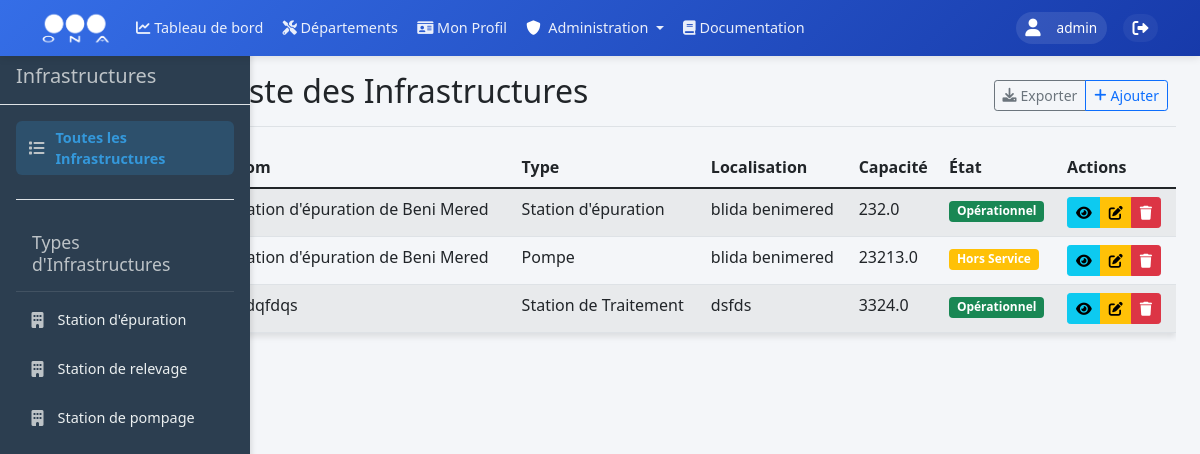
The page /departement/exploitation/infrastructures/infrastructures (signed in) on the database as committed earlier.
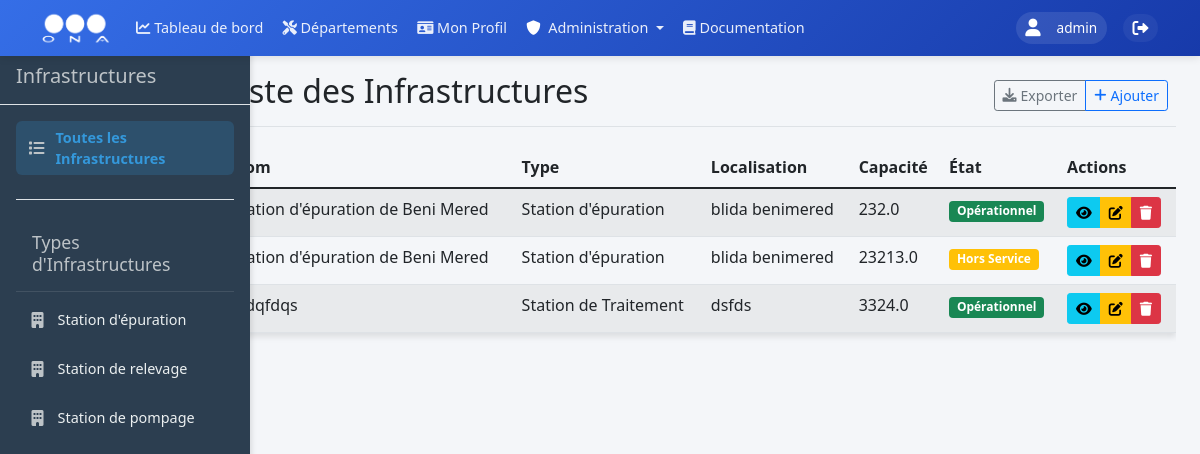
The same page on the database as committed later.
### models.py (models this page shows, shortened)
class User(UserMixin, db.Model):
    __tablename__ = 'users'
    id = db.Column(db.Integer, primary_key=True)
    username = db.Column(db.String(80), unique=True, nullable=False, index=True)
    nickname = db.Column(db.String(80), index=True)
    email = db.Column(db.String(120), unique=True, nullable=True, index=True)
    password_hash = db.Column(db.String(128))
    role = db.Column(db.String(20), nullable=False, default=UserRole.UTILISATEUR, index=True)
    is_active = db.Column(db.Boolean, default=True, index=True)
    last_login = db.Column(db.DateTime, index=True)
    unit_id = db.Column(db.Integer, db.ForeignKey('units.id', ondelete='SET NULL'), nullable=True, index=True)
    zone_id = db.Column(db.Integer, db.ForeignKey('zones.id', ondelete='SET NULL'), nullable=True, index=True)
    created_at = db.Column(db.DateTime, default=datetime.utcnow, index=True)
    updated_at = db.Column(db.DateTime, default=datetime.utcnow, onupdate=datetime.utcnow, index=True)
    profile = db.relationship('UserProfile', backref='user', uselist=False, lazy=True, cascade='all, delete-orphan')
    incidents = db.relationship('Incident', backref='author', lazy=True)

class Infrastructure(db.Model):
    __tablename__ = 'infrastructures'
    id = db.Column(db.Integer, primary_key=True)
    nom = db.Column(db.String(200), nullable=False, index=True)
    type = db.Column(db.String(100), nullable=False, index=True)
    localisation = db.Column(db.String(200), nullable=False)
    capacite = db.Column(db.Float, nullable=False)
    etat = db.Column(db.String(50), nullable=False, default='Opérationnel', index=True)
    epuration_type = db.Column(db.String(100), nullable=True, index=True)
    infrastructure_files = db.relationship('InfrastructureFile', back_populates='infrastructure', lazy='dynamic', cascade='all, delete-orphan')
    created_at = db.Column(db.DateTime, default=datetime.utcnow, index=True)
    updated_at = db.Column(db.DateTime, default=datetime.utcnow, onupdate=datetime.utcnow, index=True)

### routes/infrastructures.py (the view)
@infrastructures_bp.route('/infrastructures')
@login_required
@permission_required(Permission.VIEW_INFRASTRUCTURES)
def liste_infrastructures():
    infrastructures = Infrastructure.query.all()
    infrastructure_types = [
        "Station d'épuration",
        "Station de relevage",
        "Station de pompage"
    ]
    return render_template(
        'departement/exploitation/infrastructures/liste_infrastructures.html',
        infrastructures=infrastructures,
        infrastructure_types=infrastructure_types
    )

### app.py (called while the page is built)
@login_manager.user_loader
def load_user(user_id):
    return db.session.get(User, int(user_id))

### utils/permissions.py (called while the page is built)
def permission_required(permission):
    def decorator(f):
        @wraps(f)
        @login_required
        def decorated_function(*args, **kwargs):
            if not PermissionManager.has_permission(current_user.role, permission):
                flash('Vous n\'avez pas la permission d\'effectuer cette action.', 'danger')
                return redirect('main_dashboard.dashboard')  # Redirect to dashboard
            return f(*args, **kwargs)
        return decorated_function
    return decorator

    @classmethod
    def get_role_permissions(cls, role: str) -> Set[str]:
        return cls._ROLE_PERMISSIONS.get(role, set())

    @classmethod
    def has_permission(cls, role: str, permission: str) -> bool:
        return permission in cls.get_role_permissions(role)

### templates/departement/exploitation/infrastructures/liste_infrastructures.html (shortened to what this page needs)
{% extends "base/base.html" %}
{% block content %}
<div class="container-fluid">
    <div class="row">
        <nav id="sidebar" class="col-md-3 col-lg-2 d-md-block bg-light sidebar">
            <div class="position-sticky">
                <div class="sidebar-heading p-3 border-bottom">
                    <h5 class="mb-0">Infrastructures</h5>
                </div>
                <ul class="nav flex-column">
                    <li class="nav-item">
                        <a class="nav-link active" href="#" data-filter="all">
                            <i class="fas fa-list me-2"></i>Toutes les Infrastructures
                        </a>
                    </li>
                    <li class="nav-item border-top mt-2 pt-2">
                        <h6 class="sidebar-heading px-3 mt-2 mb-1 text-muted">
                            <span>Types d'Infrastructures</span>
                        </h6>
                    </li>
                    {% for type in infrastructure_types %}
                    <li class="nav-item">
                        <a class="nav-link" href="#" data-filter="{{ type }}">
                            <i class="fas fa-building me-2"></i>{{ type }}
                        </a>
                    </li>
                    {% endfor %}
                </ul>
            </div>
        </nav>
        <main class="col-md-9 ms-sm-auto col-lg-10 px-md-4">
            <div class="d-flex justify-content-between flex-wrap flex-md-nowrap align-items-center pt-3 pb-2 mb-3 border-bottom">
                <h1 class="h2">Liste des Infrastructures</h1>
                <div class="btn-toolbar mb-2 mb-md-0">
                    <div class="btn-group me-2">
                        <button type="button" class="btn btn-sm btn-outline-secondary">
                            <i class="fas fa-download me-1"></i>Exporter
                        </button>
                        <button type="button" class="btn btn-sm btn-outline-primary" data-bs-toggle="modal" data-bs-target="#addInfrastructureModal">
                            <i class="fas fa-plus me-1"></i>Ajouter
                        </button>
                    </div>
                </div>
            </div>
            <div class="table-responsive">
                {% if infrastructures %}
                <table class="table table-striped table-hover" id="infrastructuresTable">
                    <thead>
                        <tr>
                            <th>Nom</th>
                            <th>Type</th>
                            <th>Localisation</th>
                            <th>Capacité</th>
                            <th>État</th>
                            <th>Actions</th>
                        </tr>
                    </thead>
                    <tbody>
                        {% for infrastructure in infrastructures %}
                        <tr data-type="{{ infrastructure.type }}">
                            <td>{{ infrastructure.nom }}</td>
                            <td>{{ infrastructure.type }}</td>
                            <td>{{ infrastructure.localisation }}</td>
                            <td>{{ infrastructure.capacite }}</td>
                            <td>
                                <span class="badge {% if infrastructure.etat == 'Opérationnel' %}bg-success{% else %}bg-warning{% endif %}">
                                    {{ infrastructure.etat }}
                                </span>
                            </td>
                            <td>
                                <div class="btn-group btn-group-sm" role="group">
                                    <button type="button" class="btn btn-info view-infrastructure" title="Détails" data-infrastructure-id="{{ infrastructure.id }}">
                                        <i class="fas fa-eye"></i>
                                    </button>
                                    <button type="button" class="btn btn-warning edit-infrastructure" title="Modifier" data-infrastructure-id="{{ infrastructure.id }}">
                                        <i class="fas fa-edit"></i>
                                    </button>
                                    <button type="button" class="btn btn-danger" title="Supprimer">
                                        <i class="fas fa-trash"></i>
                                    </button>
                                </div>
                            </td>
                        </tr>
                        {% endfor %}
                    </tbody>
                </table>
                {% endif %}
            </div>
        </main>
    </div>
</div>
{% endblock %}

### templates/base/base.html (shortened to what this page needs)
<!DOCTYPE html>
<html lang="fr" dir="ltr">
<head>
    <link href="https://cdn.jsdelivr.net/npm/bootstrap@5.1.3/dist/css/bootstrap.min.css" rel="stylesheet">
    <link href="https://cdnjs.cloudflare.com/ajax/libs/font-awesome/6.0.0/css/all.min.css" rel="stylesheet">
    <link rel="stylesheet" href="https://unpkg.com/leaflet@1.9.4/dist/leaflet.css" />
    <link rel="stylesheet" href="https://cdn.datatables.net/1.11.5/css/dataTables.bootstrap5.min.css">
</head>
<body>
    <nav class="navbar navbar-expand-lg sticky-top">
        <div class="container">
            <a class="navbar-brand" href="{{ url_for('main_dashboard.dashboard') }}">
                <img src="{{ url_for('static', filename='images/ona_logo.png') }}" alt="ONA">
            </a>
            <div class="collapse navbar-collapse" id="navbarNav">
                <ul class="navbar-nav me-auto mb-2 mb-lg-0">
                    <li class="nav-item">
                        <a class="nav-link" href="{{ url_for('main_dashboard.dashboard') }}">
                            <i class="fas fa-chart-line"></i>
                            <span>Tableau de bord</span>
                        </a>
                    </li>
                    <li class="nav-item">
                        <a class="nav-link" href="{{ url_for('departements') }}">
                            <i class="fas fa-tools"></i>
                            <span>Départements</span>
                        </a>
                    </li>
                    {% if current_user.is_authenticated %}
                    <li class="nav-item">
                        <a class="nav-link" href="{{ url_for('profiles.view_profile') }}">
                            <i class="fas fa-id-card"></i>
                            <span>Mon Profil</span>
                        </a>
                    </li>
                    {% if current_user.role == 'Admin' %}
                    <li class="nav-item dropdown">
                        <a class="nav-link dropdown-toggle" href="#" id="adminDropdown" role="button" data-bs-toggle="dropdown">
                            <i class="fas fa-shield-alt text-white me-1"></i> Administration
                        </a>
                    </li>
                    {% endif %}
                    {% endif %}
                    <li class="nav-item">
                        <a class="nav-link {% if active_page == 'documentation' %}active{% endif %}" href="{{ url_for('documentation.view_documentation') }}">
                            <i class="fas fa-book"></i> Documentation
                        </a>
                    </li>
                </ul>
                <div class="user-section">
                    <div class="d-flex align-items-center">
                        {% if current_user.is_authenticated %}
                            <div class="user-info">
                                <i class="fas fa-user me-2"></i>
                                <span>
                                    {% if current_user.nickname %}
                                        {{ current_user.nickname }}
                                    {% else %}
                                        {{ current_user.username }}
                                    {% endif %}
                                </span>
                            </div>
                            <a href="{{ url_for('auth.logout') }}"
                               class="logout-btn text-white text-decoration-none ms-2"
                               title="Déconnexion"
                               onclick="event.preventDefault(); openUniversalModal({
                                   title: 'Déconnexion',
                                   body: 'Êtes-vous sûr de vouloir vous déconnecter de Spark ?',
                                   confirmText: 'Se déconnecter',
                                   cancelText: 'Annuler',
                                   onConfirm: () => {
                                       window.location.href = '{{ url_for('auth.logout') }}';
                                   }
                               });">
                                <i class="fas fa-sign-out-alt"></i>
                            </a>
                        {% else %}
                            <a href="{{ url_for('auth.login') }}" class="btn btn-light">Connexion</a>
                        {% endif %}
                    </div>
                </div>
            </div>
        </div>
    </nav>
    {% block content %}{% endblock %}
</body>
</html>

### templates/base/base.html (style rules this page uses)
:root { --ona-primary: #356ee7; --ona-secondary: #173aaa; --ona-dark: #2b2d42; --ona-light: #f8f9fa; --transition: all 0.3s ease-in-out; }
.navbar { background: linear-gradient(135deg, var(--ona-primary) 0%, var(--ona-secondary) 100%); box-shadow: 0 2px 8px rgba(0, 0, 0, 0.1); padding: 0.75rem 0; position: sticky; top: 0; z-index: 1000; height: 56px; }
.navbar-brand { display: flex; align-items: center; padding: 0; margin-right: 2rem; }
.navbar-brand img { height: 40px; width: auto; transition: var(--transition); filter: brightness(0) invert(1); }
.nav-link { color: rgba(255, 255, 255, 0.9) !important; padding: 0.5rem 1rem !important; border-radius: 50px; transition: var(--transition); font-weight: 500; }
.nav-link.active { color: white !important; background: rgba(255, 255, 255, 0.2); }
.user-info { color: white; display: flex; align-items: center; gap: 0.5rem; padding: 0.5rem 1rem; border-radius: 50px; background: rgba(255, 255, 255, 0.1); margin-right: 1rem; }
.user-info i { font-size: 1.1rem; }
.logout-btn { color: rgba(255, 255, 255, 0.9); padding: 0.5rem 1rem; border-radius: 50px; text-decoration: none; transition: var(--transition); display: flex; align-items: center; gap: 0.5rem; background: rgba(255, 255, 255, 0.05); }
@media (max-width: 1366px) { .navbar { padding: 0.5rem 0; } }
@media (max-width: 1366px) { .navbar-brand img { height: 35px; } }
@media (max-width: 1366px) { .nav-link { padding: 0.4rem 0.8rem !important; font-size: 0.95rem; } }
@media (max-width: 1366px) { .user-info { padding: 0.4rem 0.8rem; font-size: 0.9rem; } }
@media (max-width: 1366px) { .logout-btn { padding: 0.4rem 0.8rem; } }
@media (max-width: 1200px) { .navbar-brand { margin-right: 1rem; } }
@media (max-width: 1200px) { .nav-link { padding: 0.35rem 0.6rem !important; font-size: 0.9rem; } }
@media (max-width: 1200px) { .user-info { padding: 0.35rem 0.6rem; font-size: 0.85rem; margin-right: 0.5rem; } }
@media (max-width: 1200px) { .logout-btn { padding: 0.35rem 0.6rem; } }

### templates/departement/exploitation/infrastructures/liste_infrastructures.html (style rules this page uses)
body { background-color: #f4f6f9; }
.sidebar { position: fixed; top: 0; bottom: 0; left: 0; z-index: 100; padding: 48px 0 0; background-color: #2c3e50 !important; color: #ecf0f1; box-shadow: 2px 0 5px rgba(0,0,0,0.1); width: 250px; }
.sidebar-heading { color: #bdc3c7 !important; border-bottom: 1px solid rgba(255,255,255,0.1); padding: 1rem 1.25rem; margin-bottom: 1rem; font-size: 1.1rem; }
.sidebar .nav { padding: 0 1rem; }
.sidebar .nav-link { color: #ecf0f1 !important; font-weight: 500; padding: 0.75rem 1rem; transition: all 0.3s ease; border-radius: 6px; display: flex; align-items: center; margin-bottom: 0.5rem; }
.sidebar .nav-link.active { background-color: rgba(52, 152, 219, 0.2); color: #3498db !important; font-weight: 600; }
.sidebar .nav-item { margin-bottom: 0.5rem; }
.sidebar .nav-item i { margin-right: 0.75rem; color: #bdc3c7; font-size: 1rem; width: 1.5rem; text-align: center; }
.sidebar .nav-item:last-child { margin-bottom: 1rem; }
.table-responsive { margin-top: 20px; }
#infrastructuresTable { box-shadow: 0 4px 6px rgba(0,0,0,0.1); }
.btn-toolbar .btn { display: inline-flex; align-items: center; }

Rows that differ between the two databases and show on the page:
changed Infrastructure "Hors Service": type "Pompe" → "Station d'épuration"
